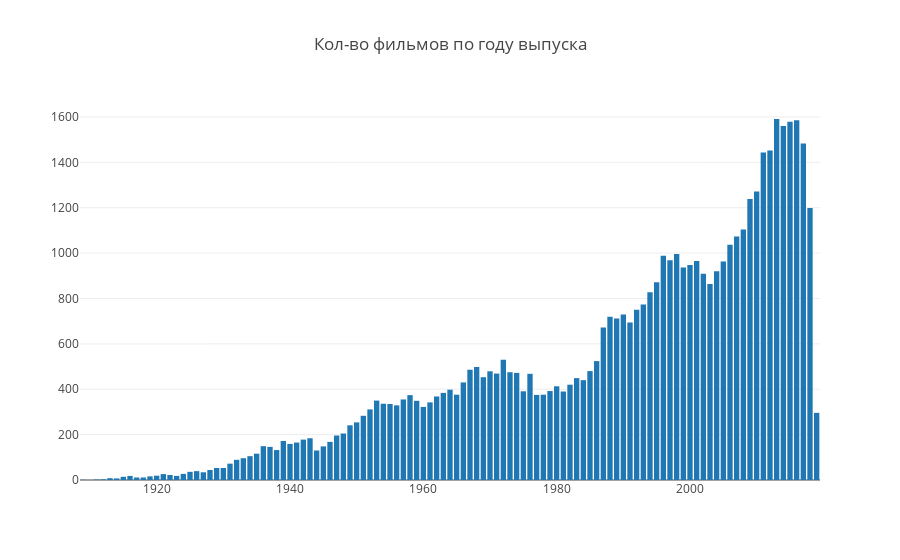

Notebook code cell kept with this figure:
### Markdown cell above
За последние 60 лет выросло более, чем в 8 раз, и к 2016 г. превысило отметку в 1600. (в 2017-2019 гг. данные показали спад производства, что может быть следствием недостаточного обновления датасета.). При этом, половина фильмов в датасете сняты после 1997 года.

Изменение рейтинга фильмов в динамике по годам имеют обратнопропорциональную зависимость к количеству снимаемых фильмов. Так, прослеживается закономерность к снижению среднего рейтига с годами

### Code cell
count_year_df = df.groupby('year', as_index = False).filmtv_id.count()

trace = go.Bar(
    x = count_year_df.year,
    y = count_year_df.filmtv_id
)
layout = go.Layout(
    title='Кол-во фильмов по году выпуска ',
)

fig = go.Figure(data = [trace], layout = layout)
iplot(fig)

### Figure 1 — Plotly figure (JSON) as saved in the notebook; plotly's stock layout.template omitted (floating-point values rounded to 4 significant figures)
{"data": [{"type": "bar", "uid": "d67ff7bc-c572-4d6a-85fa-fd759d39357b", "x": [1909, 1911, 1912, 1913, 1914, 1915, 1916, 1917, 1918, 1919, 1920, 1921, 1922, 1923, 1924, 1925, 1926, 1927, 1928, 1929, 1930, 1931, 1932, 1933, 1934, 1935, 1936, 1937, 1938, 1939, 1940, 1941, 1942, 1943, 1944, 1945, 1946, 1947, 1948, 1949, 1950, 1951, 1952, 1953, 1954, 1955, 1956, 1957, 1958, 1959, 1960, 1961, 1962, 1963, 1964, 1965, 1966, 1967, 1968, 1969, 1970, 1971, 1972, 1973, 1974, 1975, 1976, 1977, 1978, 1979, 1980, 1981, 1982, 1983, 1984, 1985, 1986, 1987, 1988, 1989, 1990, 1991, 1992, 1993, 1994, 1995, 1996, 1997, 1998, 1999, 2000, 2001, 2002, 2003, 2004, 2005, 2006, 2007, 2008, 2009, 2010, 2011, 2012, 2013, 2014, 2015, 2016, 2017, 2018, 2019], "y": [1, 2, 3, 8, 7, 14, 18, 11, 11, 16, 19, 26, 22, 18, 27, 36, 39, 34, 44, 53, 53, 72, 89, 96, 105, 116, 149, 146, 132, 172, 159, 165, 178, 184, 130, 148, 168, 196, 205, 241, 254, 283, 311, 350, 336, 335, 329, 355, 374, 349, 322, 342, 368, 384, 398, 376, 430, 486, 498, 453, 479, 469, 530, 475, 472, 391, 468, 375, 376, 392, 413, 390, 420, 449, 440, 480, 524, 672, 719, 712, 729, 694, 750, 773, 828, 871, 988, 969, 996, 937, 948, 965, 909, 864, 920, 963, 1037, 1073, 1104, 1238, 1272, 1443, 1452, 1591, 1560, 1579, 1585, 1483, 1199, 296]}], "layout": {"title": {"text": "Кол-во фильмов по году выпуска "}}}
